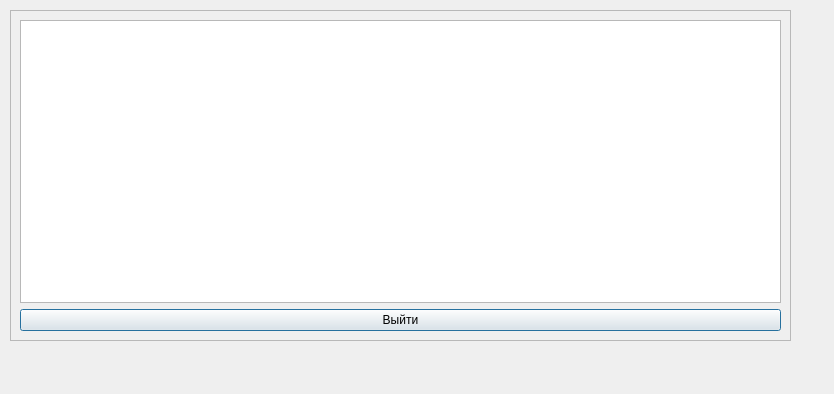
<?xml version="1.0" encoding="UTF-8"?>
<ui version="4.0">
 <class>Dialog</class>
 <widget class="QDialog" name="Dialog">
  <property name="geometry">
   <rect>
    <x>0</x>
    <y>0</y>
    <width>834</width>
    <height>394</height>
   </rect>
  </property>
  <property name="windowTitle">
   <string>Dialog</string>
  </property>
  <widget class="QFrame" name="frame">
   <property name="geometry">
    <rect>
     <x>10</x>
     <y>10</y>
     <width>781</width>
     <height>331</height>
    </rect>
   </property>
   <property name="frameShape">
    <enum>QFrame::StyledPanel</enum>
   </property>
   <property name="frameShadow">
    <enum>QFrame::Raised</enum>
   </property>
   <layout class="QVBoxLayout" name="verticalLayout">
    <item>
     <widget class="QTextBrowser" name="tb_score"/>
    </item>
    <item>
     <widget class="QPushButton" name="b_exit">
      <property name="text">
       <string>Выйти</string>
      </property>
     </widget>
    </item>
   </layout>
  </widget>
 </widget>
 <resources/>
 <connections/>
</ui>
